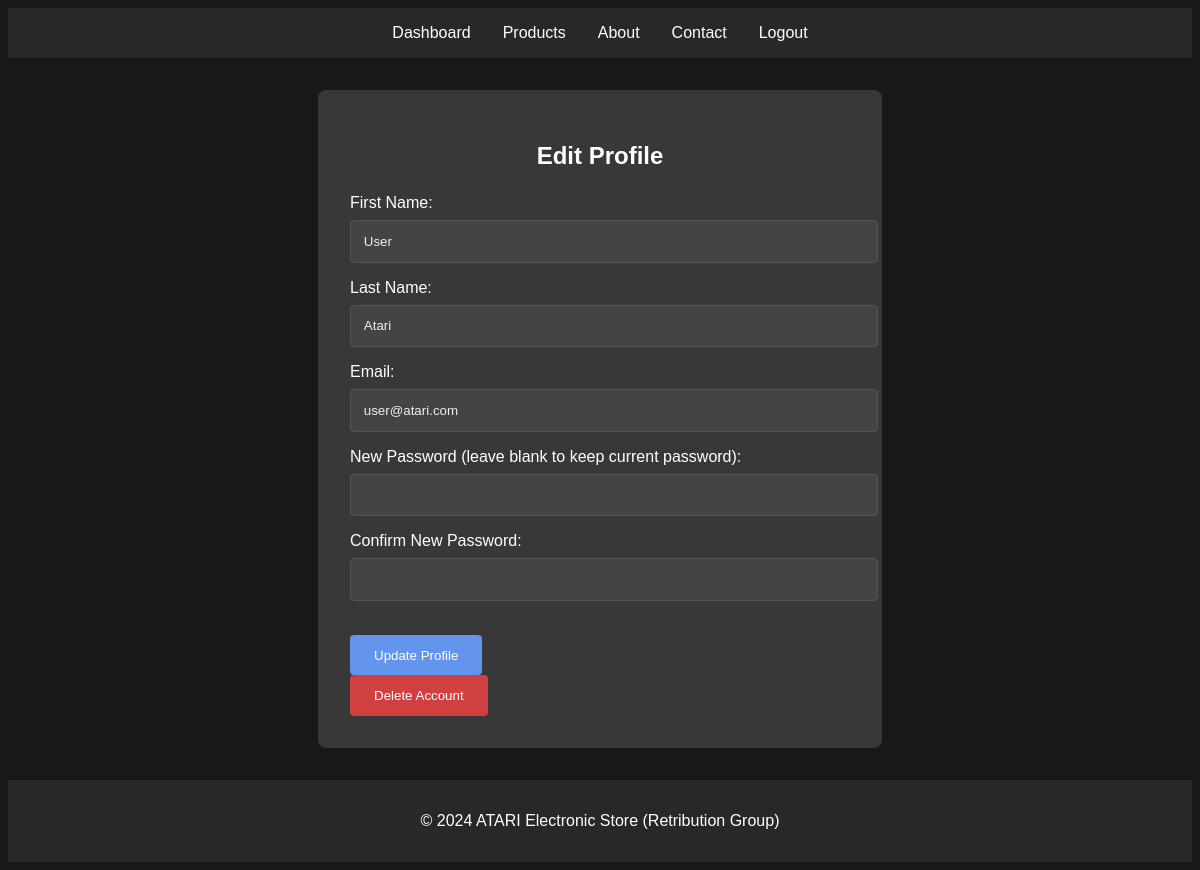
Page /php/edit_profile.php (signed in) on the committed database.
### tables this page shows
CREATE TABLE `users` (
  `id` int(11) NOT NULL,
  `first_name` varchar(50) NOT NULL,
  `last_name` varchar(50) NOT NULL,
  `email` varchar(100) NOT NULL,
  `password` varchar(255) NOT NULL,
  `created_at` timestamp NOT NULL DEFAULT current_timestamp()
);

### php/edit_profile.php (the view, shortened to what this page needs)
<?php
include 'db_connect.php';
$user_id = $_SESSION['user_id'];
$stmt = $conn->prepare("SELECT first_name, last_name, email FROM users WHERE id = ?");
$stmt->bind_param("i", $user_id);
$stmt->execute();
$stmt->bind_result($firstName, $lastName, $email);
?>
<!DOCTYPE html>
<html>
<head>
    <link rel="stylesheet" href="/atari-github/atari-github/style/profile-style.css">
</head>
<body>
    <header>
        <nav>
            <ul>
                <li><a href="/atari-github/atari-github/php/dashboard.php">Dashboard</a></li>
                <li><a href="#products">Products</a></li>
                <li><a href="#about-us">About</a></li>
                <li><a href="#contact-us">Contact</a></li>
                <li><a href="logout.php">Logout</a></li>
            </ul>
        </nav>
    </header>
    <main>
        <section class="edit-profile">
            <h1>Edit Profile</h1>
            <form action="/atari-github/atari-github/php/edit_profile.php" method="post">
                <label for="first-name">First Name:</label>
                <input type="text" id="first-name" name="first-name" value="<?php echo htmlspecialchars($firstName); ?>" required><br>
                <label for="last-name">Last Name:</label>
                <input type="text" id="last-name" name="last-name" value="<?php echo htmlspecialchars($lastName); ?>" required><br>
                <label for="email">Email:</label>
                <input type="email" id="email" name="email" value="<?php echo htmlspecialchars($email); ?>" required><br>
                <label for="password">New Password (leave blank to keep current password):</label>
                <input type="password" id="password" name="password"><br>
                <label for="confirm-password">Confirm New Password:</label>
                <input type="password" id="confirm-password" name="confirm-password"><br><br>
                <input type="submit" value="Update Profile">
            </form>
            <form action="/atari-github/atari-github/php/delete_account.php" method="POST">
                <input type="submit" value="Delete Account">
            </form>
        </section>
    </main>
    <footer>
        <p>&copy; 2024 ATARI Electronic Store (Retribution Group)</p>
    </footer>
</body>
</html>

### style/profile-style.css (style rules this page uses)
body { background-color: #181818; color: #ffffff; font-family: 'Arial', sans-serif; }
header { background-color: #282828; padding: 1rem 0; }
nav ul { list-style: none; margin: 0; padding: 0; display: flex; justify-content: center; }
nav li { margin: 0 1rem; }
nav a { color: #ffffff; text-decoration: none; transition: color 0.3s ease; }
main { padding: 2rem; }
footer { background-color: #282828; text-align: center; padding: 1rem 0; }
.edit-profile { background-color: #383838; border-radius: 8px; padding: 2rem; max-width: 500px; margin: 0 auto; }
.edit-profile h1 { text-align: center; margin-bottom: 1.5rem; }
.edit-profile label { display: block; margin-bottom: 0.5rem; }
.edit-profile input[type="text"], .edit-profile input[type="email"], .edit-profile input[type="password"] { width: 100%; padding: 0.8rem; margin-bottom: 1rem; border: 1px solid #555; border-radius: 4px; background-color: #444; color: #eee; }
.edit-profile input[type="submit"] { background-color: #6495ED; color: white; padding: 0.8rem 1.5rem; border: none; border-radius: 4px; cursor: pointer; transition: background-color 0.3s ease; }
.edit-profile form:last-child input[type="submit"] { background-color: #d14040; }

### rows in the picture
users: first-name "User", last-name "Atari", email "user@atari.com"
